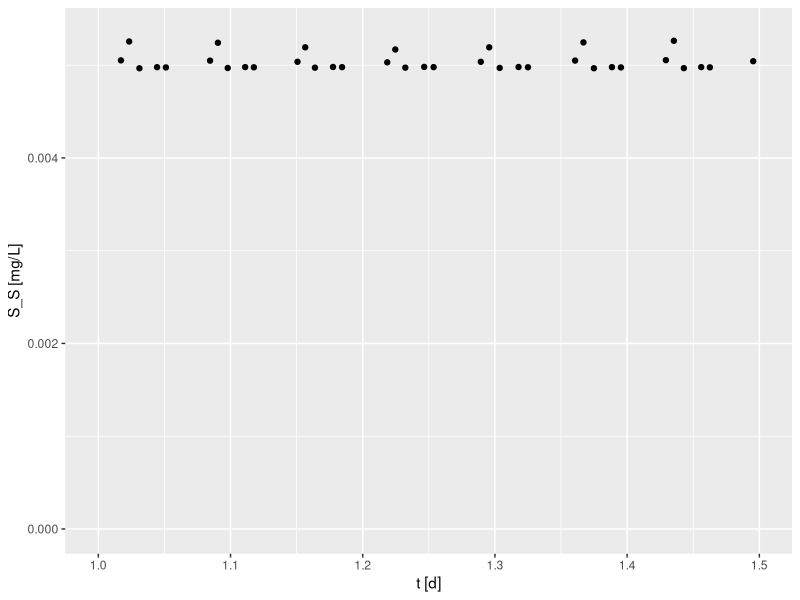

This chart was generated by the following R code:
## ---- chunk 1
library(tidyverse)

## ---- chunk 2
df <- read_csv("./models/liu2015/test_series.csv", skip = 1)
## ---- chunk 3
ggplot(data = df, aes(x = `t [d]`, y = `S_S [mg/L]`)) +
  geom_point() +
  xlim(1,1.5)
